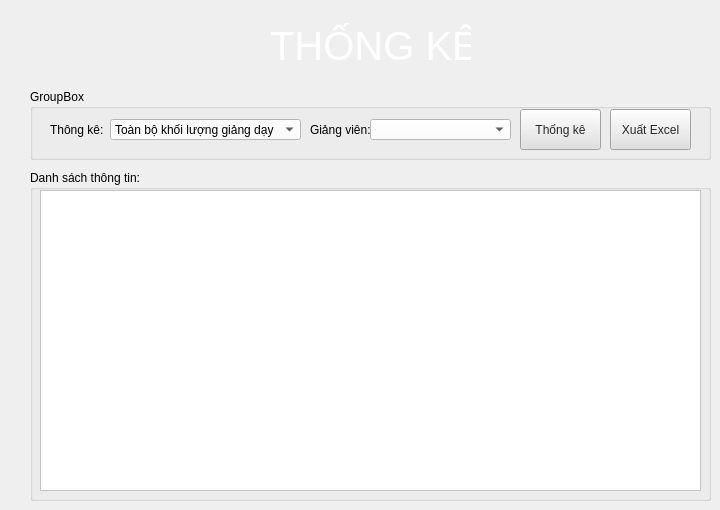
      <widget class="QWidget" name="TK_GUI">
       <widget class="QLabel" name="label_33">
        <property name="geometry">
         <rect>
          <x>270</x>
          <y>20</y>
          <width>201</width>
          <height>51</height>
         </rect>
        </property>
        <property name="font">
         <font>
          <pointsize>30</pointsize>
         </font>
        </property>
        <property name="styleSheet">
         <string notr="true">color: rgb(255, 255, 255);</string>
        </property>
        <property name="text">
         <string>THỐNG KÊ</string>
        </property>
       </widget>
       <widget class="QGroupBox" name="groupBox_9">
        <property name="geometry">
         <rect>
          <x>30</x>
          <y>170</y>
          <width>681</width>
          <height>331</height>
         </rect>
        </property>
        <property name="title">
         <string>Danh sách thông tin:</string>
        </property>
        <widget class="QTableWidget" name="tbDSTK">
         <property name="geometry">
          <rect>
           <x>10</x>
           <y>20</y>
           <width>661</width>
           <height>301</height>
          </rect>
         </property>
         <property name="styleSheet">
          <string notr="true">background-color: rgb(255, 255, 255);</string>
         </property>
        </widget>
       </widget>
       <widget class="QGroupBox" name="groupBox_10">
        <property name="geometry">
         <rect>
          <x>30</x>
          <y>89</y>
          <width>681</width>
          <height>71</height>
         </rect>
        </property>
        <property name="title">
         <string>GroupBox</string>
        </property>
        <widget class="QLabel" name="label_2">
         <property name="geometry">
          <rect>
           <x>20</x>
           <y>30</y>
           <width>61</width>
           <height>21</height>
          </rect>
         </property>
         <property name="text">
          <string>Thông kê:</string>
         </property>
        </widget>
        <widget class="QComboBox" name="cbxTK">
         <property name="geometry">
          <rect>
           <x>80</x>
           <y>30</y>
           <width>191</width>
           <height>21</height>
          </rect>
         </property>
         <property name="styleSheet">
          <string notr="true">background-color: rgb(255, 255, 255);</string>
         </property>
         <item>
          <property name="text">
           <string>Toàn bộ khối lượng giảng dạy</string>
          </property>
         </item>
         <item>
          <property name="text">
           <string>Tạo TKB cho giảng viên</string>
          </property>
         </item>
         <item>
          <property name="text">
           <string>Toàn bộ giảng viên</string>
          </property>
         </item>
        </widget>
        <widget class="QComboBox" name="txtmaGV_TK">
         <property name="geometry">
          <rect>
           <x>340</x>
           <y>30</y>
           <width>141</width>
           <height>21</height>
          </rect>
         </property>
         <property name="styleSheet">
          <string notr="true">background-color: rgb(255, 255, 255);</string>
         </property>
        </widget>
        <widget class="QLabel" name="label_34">
         <property name="geometry">
          <rect>
           <x>280</x>
           <y>30</y>
           <width>61</width>
           <height>21</height>
          </rect>
         </property>
         <property name="text">
          <string>Giảng viên:</string>
         </property>
        </widget>
        <widget class="QPushButton" name="btnThongKe_2">
         <property name="geometry">
          <rect>
           <x>490</x>
           <y>20</y>
           <width>81</width>
           <height>41</height>
          </rect>
         </property>
         <property name="styleSheet">
          <string notr="true">QPushButton {
	color: rgb(39, 39, 39);
	background-color: rgb(225, 225, 225);
}</string>
         </property>
         <property name="text">
          <string>Thống kê</string>
         </property>
        </widget>
        <widget class="QPushButton" name="btnXuatExcel">
         <property name="geometry">
          <rect>
           <x>580</x>
           <y>20</y>
           <width>81</width>
           <height>41</height>
          </rect>
         </property>
         <property name="styleSheet">
          <string notr="true">QPushButton {
	color: rgb(39, 39, 39);
	background-color: rgb(225, 225, 225);
}</string>
         </property>
         <property name="text">
          <string>Xuất Excel</string>
         </property>
        </widget>
       </widget>
      </widget>
